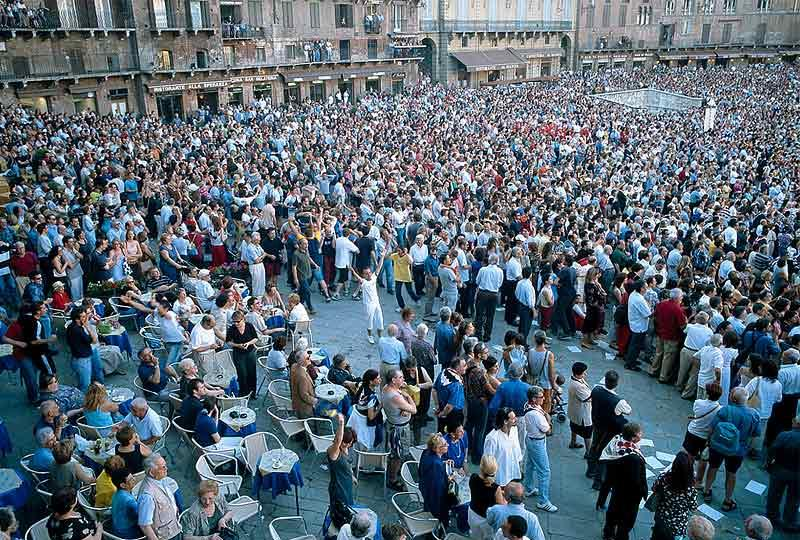
%> input picture trunk/Feature Extraction/Weibull/pic.jpg, 800 x 540 px
$ octave demoGradient.m   (GNU Octave 9; MATLAB toolbox functions it lacks are replaced by stand-ins)
%> lines starting %> are read from the running program, lines starting %| are printed output that depends on the picture
### trunk/externalpackages/Weibull/gaussianFilter.m
% Gaussian derivative calculation in given direction and sigma.
% As inputs the following variables have to be transferred:
% data      : 2-dimensional matrix with gray-scale image,
%             can be obtained as
%             data = im2double(rgb2gray(imread(image_file_name)));
% direction : direction of Gaussian derivative, acceptable values
%             are 'x', 'y' and 'grad' for gradient calculation.
% sigma     : value of standard deviation of Gaussian filter
% Example of use:
% gaussDerivativeOfData = gaussianFilter(data, 'x', 3)

function gaussDerivative = gaussianFilter(data, direction, sigma)

x = [-4*sigma:4*sigma];
G = exp(-x.^2/(2*sigma^2))/(sigma*sqrt(2*pi));
dG = -x.*exp(-x.^2/(2*sigma^2))/((sigma^3)*sqrt(2*pi));

switch (direction)
    case 'x'
        % take gaussian derivative in x direction
        gaussDerivative = conv2(data, dG, 'same');
        % smooth image in y direction
        gaussDerivative = conv2(gaussDerivative, G', 'same');

    case 'y'
        % take gaussian derivative in y direction
        gaussDerivative = conv2(data, dG', 'same');
        % smooth image in x direction
        gaussDerivative = conv2(gaussDerivative, G, 'same');
    case 'grad'
        % take gaussian derivative in x direction
        gaussDerivativeX = conv2(data, dG, 'same');
        % smooth image in y direction
        gaussDerivativeX = conv2(gaussDerivativeX, G', 'same');

        % take gaussian derivative in y direction
        gaussDerivativeY = conv2(data, dG', 'same');
        % smooth image in x direction
        gaussDerivativeY = conv2(gaussDerivativeY, G, 'same');

        gaussDerivative = sqrt(gaussDerivativeX .* gaussDerivativeX + ...
                               gaussDerivativeY .* gaussDerivativeY);

    otherwise
        fprintf('Error: direction of Gaussian filter should be x y or grad');
        gaussDerivative = 0;
end

### trunk/Feature Extraction/All/weibullMle.m
% Maximum likelihood estimation of parameters for Weibull data.
% Function fits a Weibull distribution to a Gaussian gradient with
% sigma equals 3 of gray-scale image or patch of image.
% Scale and shape parameters are fitted with the maximum likelihood framework,
% and location parameter is approximated with median value of data
% As inputs the following variables have to be transferred:
% data        : 2-dimensional matrix with gray-scale image,
%               can be obtained as
%               data = im2double(rgb2gray(imread(image_file_name)));
% useHist     : boolean variable to set of using histogram of input
%               data for MLE of parameters or raw data. Possible values
%               are 0 - raw data; 1 - histogram of data. In a histogram
%               case number of bins equals to 1001.
% doPlot      : boolean variable to visualize the results
% Return values are scale, shape and location parametes of fitted
% Weibull distribution.
% Example of use:
% [scale shape location] = weibullMle(data, 1, 1);
function [scale shape location] = weibullMle(image, useHist, doPlot)

if size(image,3) == 3
    im = rgb2gray(image);
else
    im = image(:,:,1);
end
im = im2double(im);

sigma = 3; % sigma value for Gaussian gradient
gaussDerivative = gaussianFilter(im, 'grad', sigma);
data = gaussDerivative(:)';
location = median(data);

if (useHist)
    %   build histogram for increasing calculation speed
    nBins = 1001; % number of bins in histogram
    [ax h] = createHist(data, nBins);
    [scale shape] = weibullMleHist(ax, h);
else
    [scale shape] = weibullMleRaw(data);
end

% plotting *******************************************
if (doPlot)
    % build histogram if it doesn't exist yet
    figure;
    % build histogram for visualization, here number of bins is
    % independent on nBins

    numBins = 1000;
    delta = (max(data) - min(data))/numBins;
    range = (min(data) : delta : max(data));
    visualizationHist = hist(data, range); % now we allow zero bins in histogram
    % histogram normalization
    visualizationHist = visualizationHist./sum(visualizationHist.*delta);

    % calculate pdf with estimated parameters
    wpdf = weibullPdf(scale, shape, range);

    subplot(2,2,[1 2])
    colormap(gray);
    imagesc(im);
    title('Input image');

    subplot(2,2,3)
    colormap(gray);
    imagesc(gaussDerivative);
    title('Gaussian derivative of input image');

    subplot(2,2,4)
    plot(range, visualizationHist, 'r', range, wpdf, 'k')
    title('Normalized histogram (red) and PDF with estimated params (black)');

end
% plotting *******************************************

function [ax h] = createHist(data, hBins)

iBin = [1:hBins];
h = hist(data, hBins);
% value of the difference between bins
delta = (max(data) - min(data))/(hBins);
ax = ((min(data) + iBin.*delta) + (min(data) + (iBin-1).*delta))/2;

%skip all values, which are not presented in histogram
ind = find(h);
h = h(ind);
ax = ax(ind);

### trunk/Feature Extraction/Weibull/demoGradient.m
im =  im2double(rgb2gray (imread('pic.jpg')));
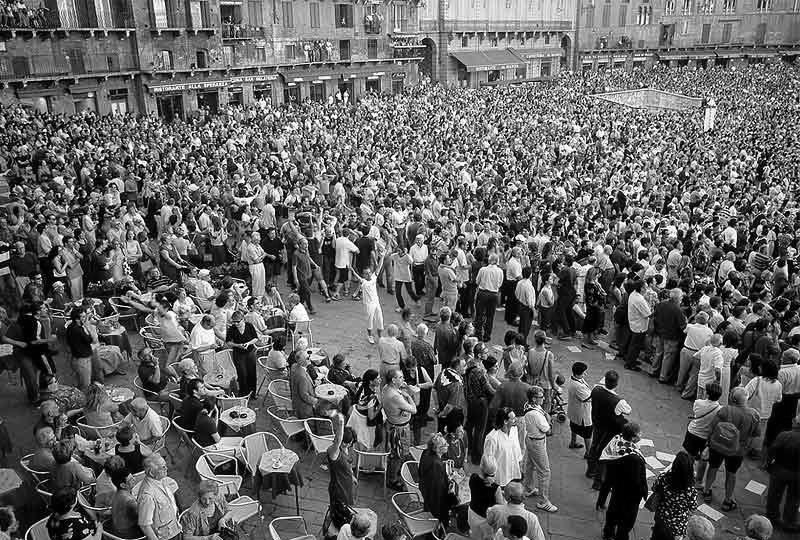
%> im: size 540x800 double; min 0, max 1, mean 0.394

fprintf('Estimated parameters of Weibull distribution:\n');
[scaleHist shapeHist locationHist] = weibullMle(im, 1, 1); % for histogram
%> in gaussianFilter, `gaussDerivativeX = conv2(data, dG, 'same');`:
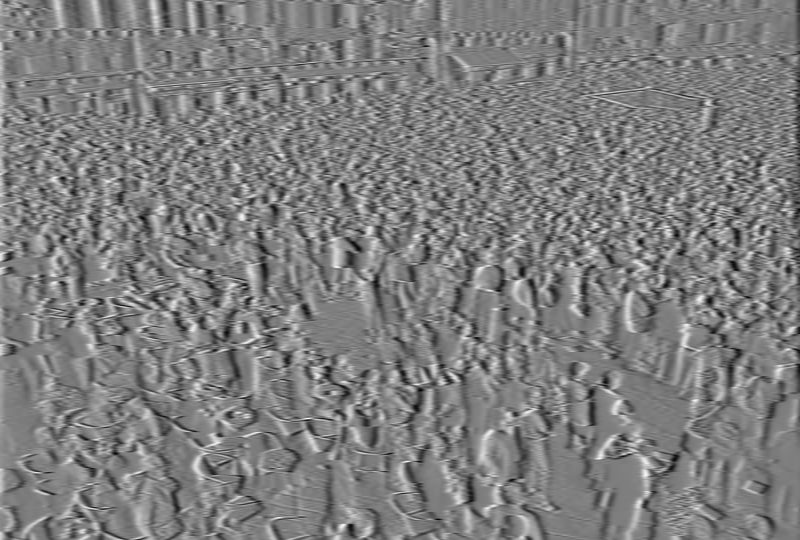
%> gaussDerivativeX: size 540x800 double; min -0.117, max 0.118, mean 1.57e-05; drawn with min black and max white
%> in gaussianFilter, `gaussDerivativeX = conv2(gaussDerivativeX, G', 'same');`:
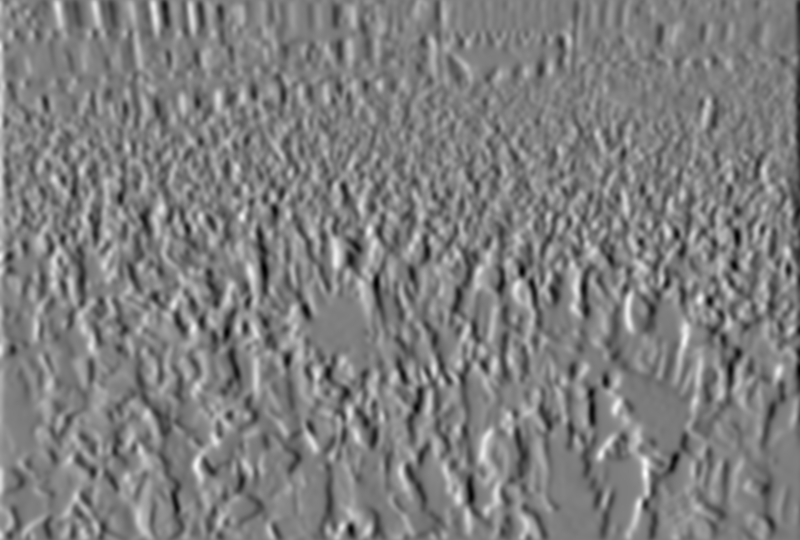
%> gaussDerivativeX: size 540x800 double; min -0.0907, max 0.0911, mean 1.62e-05; drawn with min black and max white
%> in gaussianFilter, `gaussDerivativeY = conv2(data, dG', 'same');`:
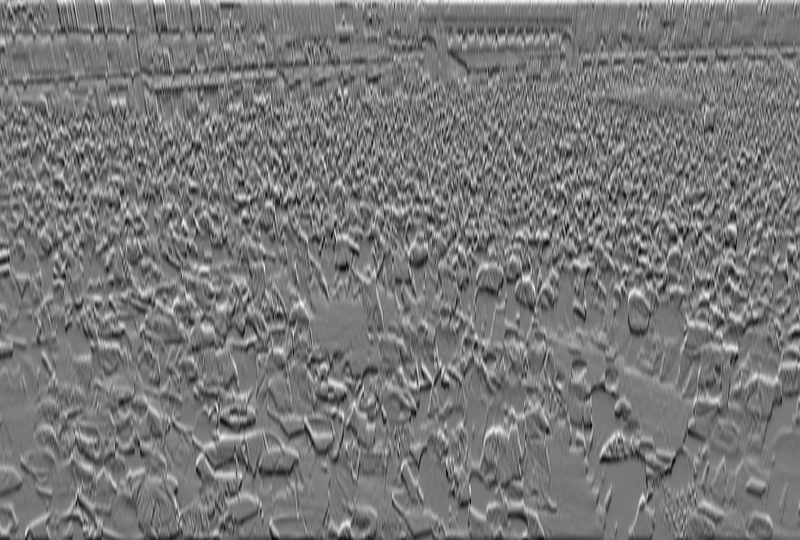
%> gaussDerivativeY: size 540x800 double; min -0.114, max 0.127, mean -0.000223; drawn with min black and max white
%> in gaussianFilter, `gaussDerivativeY = conv2(gaussDerivativeY, G, 'same');`:
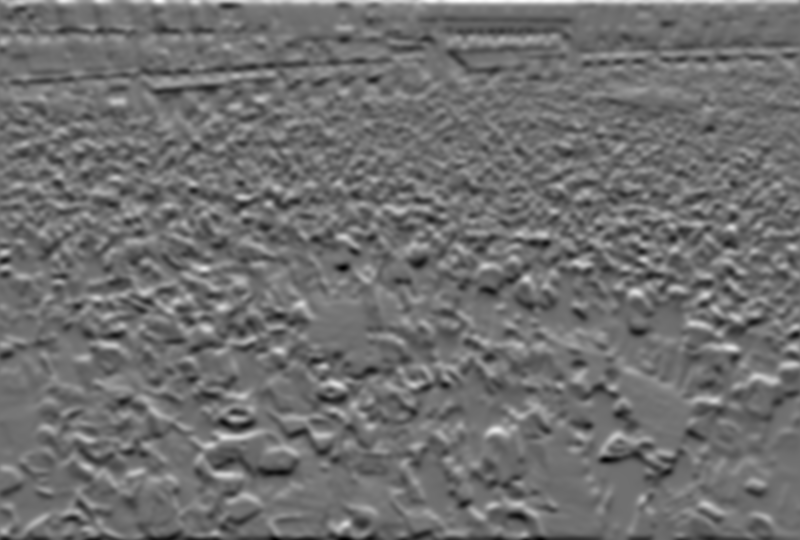
%> gaussDerivativeY: size 540x800 double; min -0.0883, max 0.112, mean -0.000223; drawn with min black and max white
%> in gaussianFilter, `gaussDerivative = sqrt(gaussDerivativeX .* gaussDerivativeX + gaussDer..`:
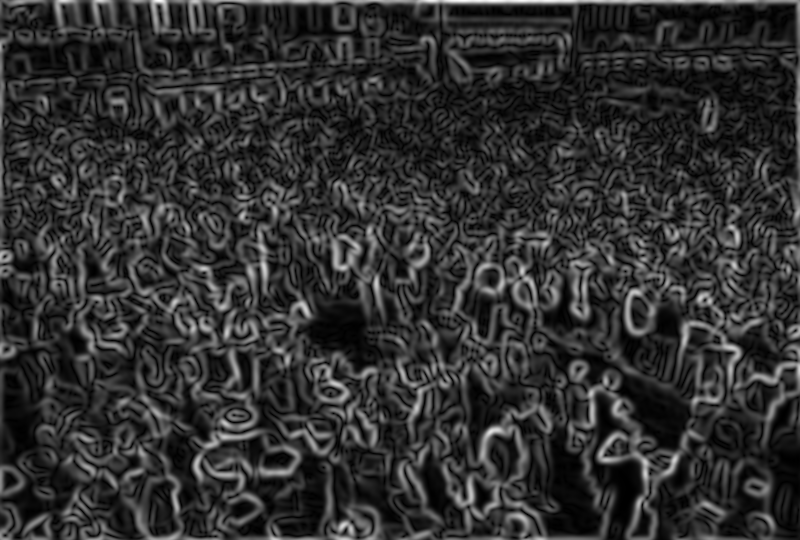
%> gaussDerivative: size 540x800 double; min 1.25e-05, max 0.112, mean 0.0218; drawn with min black and max white
%> in weibullMle, `location = median(data);`: location = 0.0186
%> in createHist, `h = hist(data, hBins);`: h = 1001 values, max 1601 at index 94, min 0 at index 812, mean 431.6
%> in createHist, `delta = (max(data) - min(data))/(hBins);`: delta = 0.000112
%> in createHist, `ax = ((min(data) + iBin.*delta) + (min(data) + (iBin-1).*delta))/2;`: ax = 1001 values from 6.87e-05 to 0.112
%> in createHist, `ind = find(h);`: ind = 958 values from 1 to 1001
%> in createHist, `h = h(ind);`: h = 958 values, max 1601 at index 94, min 1 at index 790, mean 450.9
%> in createHist, `ax = ax(ind);`: ax = 958 values from 6.87e-05 to 0.112
%> the run ends on the next line
